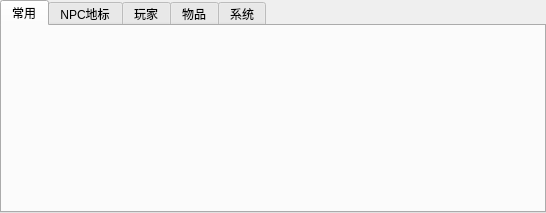
<?xml version="1.0" encoding="UTF-8"?>
<ui version="4.0">
 <class>GameFunctionWgt</class>
 <widget class="QWidget" name="GameFunctionWgt">
  <property name="geometry">
   <rect>
    <x>0</x>
    <y>0</y>
    <width>546</width>
    <height>213</height>
   </rect>
  </property>
  <property name="windowTitle">
   <string>GameFunctionWgt</string>
  </property>
  <layout class="QHBoxLayout" name="horizontalLayout">
   <property name="leftMargin">
    <number>0</number>
   </property>
   <property name="topMargin">
    <number>0</number>
   </property>
   <property name="rightMargin">
    <number>0</number>
   </property>
   <property name="bottomMargin">
    <number>0</number>
   </property>
   <item>
    <widget class="QTabWidget" name="tabWidget">
     <property name="tabPosition">
      <enum>QTabWidget::North</enum>
     </property>
     <property name="currentIndex">
      <number>0</number>
     </property>
     <widget class="GameOftenFunctionWgt" name="gameOftenFunWgt">
      <attribute name="title">
       <string>常用</string>
      </attribute>
     </widget>
     <widget class="GameNpcSymbolWgt" name="gameNpcSymbolWgt">
      <attribute name="title">
       <string>NPC地标</string>
      </attribute>
     </widget>
     <widget class="GameGamerWgt" name="gamerWgt">
      <attribute name="title">
       <string>玩家</string>
      </attribute>
     </widget>
     <widget class="GameItemsPosWgt" name="gameItems">
      <attribute name="title">
       <string>物品</string>
      </attribute>
     </widget>
     <widget class="GameSysCfgWgt" name="gameSysCfgWgt">
      <attribute name="title">
       <string>系统</string>
      </attribute>
     </widget>
    </widget>
   </item>
  </layout>
 </widget>
 <layoutdefault spacing="6" margin="11"/>
 <customwidgets>
  <customwidget>
   <class>GameOftenFunctionWgt</class>
   <extends>QWidget</extends>
   <header>GameOftenFunctionWgt.h</header>
   <container>1</container>
  </customwidget>
  <customwidget>
   <class>GameNpcSymbolWgt</class>
   <extends>QWidget</extends>
   <header>GameNpcSymbolWgt.h</header>
   <container>1</container>
  </customwidget>
  <customwidget>
   <class>GameGamerWgt</class>
   <extends>QWidget</extends>
   <header>GameGamerWgt.h</header>
   <container>1</container>
  </customwidget>
  <customwidget>
   <class>GameItemsPosWgt</class>
   <extends>QWidget</extends>
   <header>GameItemsPosWgt.h</header>
   <container>1</container>
  </customwidget>
  <customwidget>
   <class>GameSysCfgWgt</class>
   <extends>QWidget</extends>
   <header>GameSysCfgWgt.h</header>
   <container>1</container>
  </customwidget>
 </customwidgets>
 <resources/>
 <connections/>
</ui>
